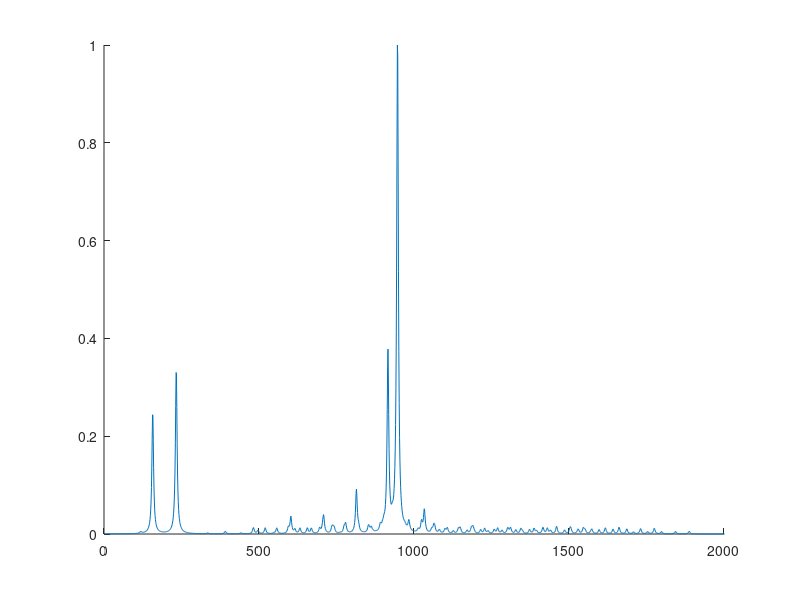

Here is the MATLAB script that generated this plot:
load("OmegaRe.mat"); % 计算得到的OmegaRe
load('transMat.mat'); % a^k_ni
load('rootBessel.mat');
load('rootBesselDiff.mat');
%%
a=0.047; %半径
L = 0.1;% 鼓的深度
gamma = 1.4; % 空气绝热系数
T=20; % 张力19.9
rho = 1.184;% 空气密度
ca = 345;% 空气中声速x
sigma = 0.120;% 气球面密度
pa = 1e5;% 大气压强
cs = sqrt(T/sigma);% 橡胶中波的传播速度
cs_ca=cs/ca;L_a=L/a;sigma_a_rho=sigma/a/rho;
%%
order_max=10;% 需要修改
a0=0; %敲击位置，(theta=0)
Omega=Omega(1:order_max+1,1:order_max)/2;% 一致化
%%
r_num=100;
theta_num=100;% 切分的数目
z_num=100;
r=linspace(0,1,r_num)';% 注意有转置，列矢*行矢比较方便 r(0)对应中间
theta=linspace(0,2*pi,theta_num);
z(1,1,:)=linspace(0,L,z_num);
% z0=zeros(r_num,theta_num);
% z0(floor(r_num*a0/a)+1,1)=1; % 敲击位置，方程可以后续再改
%%
% 锥形初始条件
h0=1;

ab=sqrt(r.^2+a0^2-2*r*a0*cos(theta));
cosoba=(r.^2+ab.^2-a0^2)/2./r./ab;
coscbo=-cosoba;
cb=(2*coscbo.*r+sqrt((2*coscbo.*r).^2-4*(r.^2-1^2)))/2;
z0=h0*cb./(cb+ab);
z0(isnan(z0))=h0*1/(1+a0);
% surfShape(z0,r,theta);
%%
% 球冠初始条件
% z0=real(sqrt(   0.5^2-(r*cos(theta)-0.5).^2-(r*sin(theta)).^2-0.2));
% z0(z0<0)=0;
% surfShape(z0,r,theta);
%%
w_nm= zeros(size(Omega));% 膜在膜的本征态上的展开系数的矩阵
shape_m=cell(order_max+1,order_max);% 记录膜在腔的本征态下的形状的cell
% r1=r-a/2/r_num;r2=r+a/2/r_num;
% ds=pi*(r2.^2-r1.^2)/theta_num;
ds=pi*2*r/r_num/theta_num;% 和上面两行等价
ds=repmat(ds,1,theta_num);
w_cm=zeros(order_max+1,order_max);
for nn=0:order_max
    for mm=1:order_max
        if nn==0 && mm==1
            z1=sqrt(2)*ones(size(r))*cos(nn*theta)/sqrt(pi)/sqrt(2);
        elseif nn==0
            z1=sqrt(2)*rootBesselDiff(nn+1,mm)*besselj(nn,rootBesselDiff(nn+1,mm)*r)/...
                besselj(nn,rootBesselDiff(nn+1,mm))/sqrt(rootBesselDiff(nn+1,mm)^2-nn^2)*...
                cos(nn*theta)/sqrt(pi)/sqrt(2);
        else%mm 需要+1
            z1=sqrt(2)*rootBesselDiff(nn+1,mm+1)*besselj(nn,rootBesselDiff(nn+1,mm+1)*r)/...
                besselj(nn,rootBesselDiff(nn+1,mm+1))/sqrt(rootBesselDiff(nn+1,mm+1)^2-nn^2)*...
                cos(nn*theta)/sqrt(pi);
        end
        % 先是r,后是theta
        shape_m{nn+1,mm}=z1;
        w_cm(nn+1,mm)=sum(sum(z0.*z1.*ds));
    end
end
shape=zeros(r_num,theta_num);
for nn=0:order_max
    for mm=1:order_max
        shape=shape+shape_m{nn+1,mm}*w_cm(nn+1,mm);
    end
end
%膜的初态按照腔的本征态展开
% surfShape(shape,r,theta);% 取消注释看和初态的差别
%%
% for nn=0:order_max
%     mat_tmp=reshape(transMat(nn+1,1:order_max,1:order_max),order_max,order_max);
%     for ii=1:order_max
%         [~,idx]=max(abs(mat_tmp(:,ii)));
%         mat_tmp(:,ii)=-mat_tmp(:,ii)*sign(mat_tmp(idx,ii));
%     end
%     [i, j] = linear_sum_assignment(mat_tmp');
%     % 行i和列j对应，由于多了一个转置，实际上是列i和行j对应
%     mat_tmp=-mat_tmp(:,i);
%     transMat(nn+1,1:order_max,1:order_max)=mat_tmp;
% end
%%
% 角标应为n m k
w_cn=zeros(size(w_cm));
for nn=0:order_max
    %     w_cn(nn+1,:)=((reshape(transMat(nn+1,:,:),order_max,order_max))^-1*w_cm(nn+1,1:order_max)')';
    w_cn(nn+1,:)=w_cm(nn+1,1:order_max)*reshape(transMat(nn+1,1:order_max,1:order_max),order_max,order_max);
end
%%

fn=10000; % 横轴划分的个数
omega_limit=10;
x=linspace(0,omega_limit*ca/a/2/pi,fn);
y=zeros(1,fn);
for nn=0:order_max
    for mm=1:order_max
        y=y+abs(w_cn(nn+1,mm)*Omega(nn+1,mm))./(1+(x-Omega(nn+1,mm)*ca/a/2/pi).^2/10);
    end
end
y=y/max(y);
hold on
plot(x,y(1:fn))% 需要检查y的长度再作图
xlim([0 2e3])

% fn=10000; % 横轴划分的个数
% omega_limit=20;
% x=linspace(0,omega_limit*ca/a/2/pi,fn);
% y=zeros(1,fn);
% for nn=0:order_max
%     for mm=1:order_max
%         y=y+(abs(x-Omega(nn+1,mm)*ca/a/2/pi)<omega_limit*ca/a/fn/2/pi)*1;
%     end
% end
% y(y>1)=1;
% plot(x,y(1:fn))% 需要检查y的长度再作图
xlim([0 2e3])
%%
% ii=1;
% mkdir('./pic')
% for t=0:0.0001:0.02
%     shape=zeros(r_num,theta_num);
%     for nn=0:order_max
%         for mm=1:order_max
%             shape=shape+shape_m{nn+1,mm}*w_cn(nn+1,mm)*cos(Omega(nn+1,mm)*ca/a*t);
%         end
%     end
%     surfShape(shape,r,theta)
%     view(-30,70);  % 设置视点位置
%     %     axis([-a,a,-a,a,-0.003,0]); % 显示不全调节最后两个参数
%     title(t)
%     drawnow
%     %     saveas(gcf,['./pic/' num2str(ii) '.jpg'])
%     disp(t)
%     ii=ii+1;
%     pause(0.1)
% end